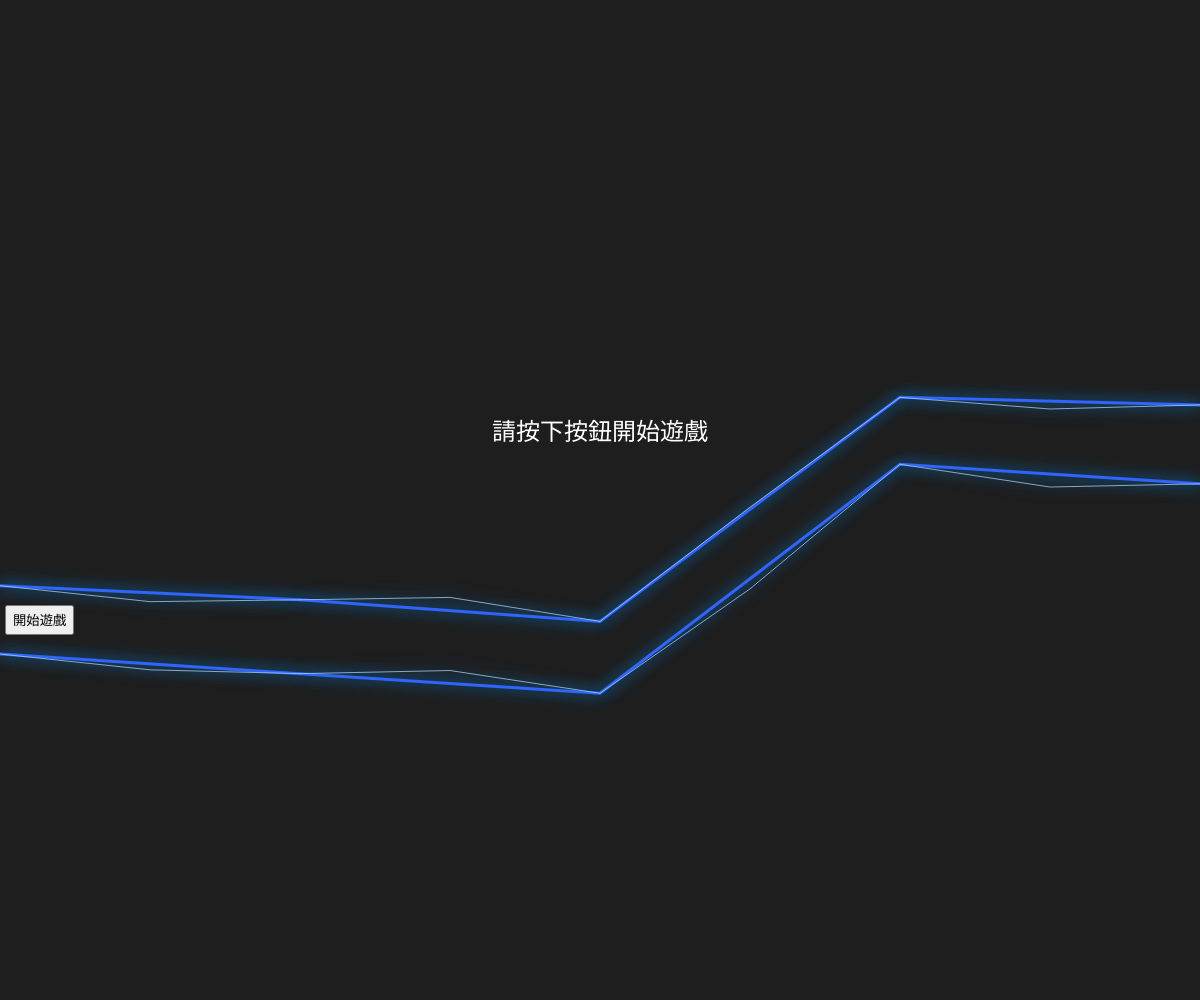
Frame 1 (no input)
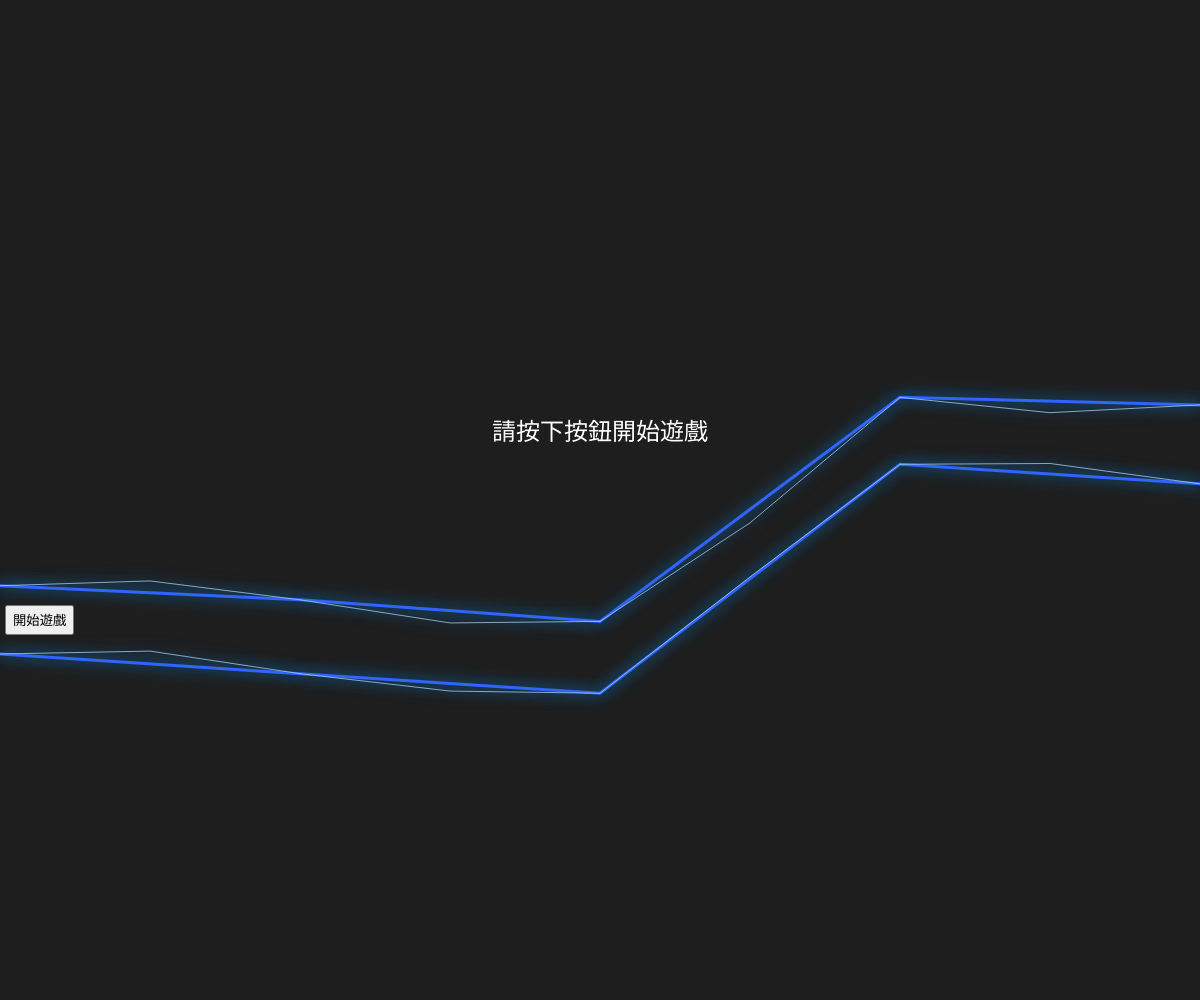
Frame 60 (no input)
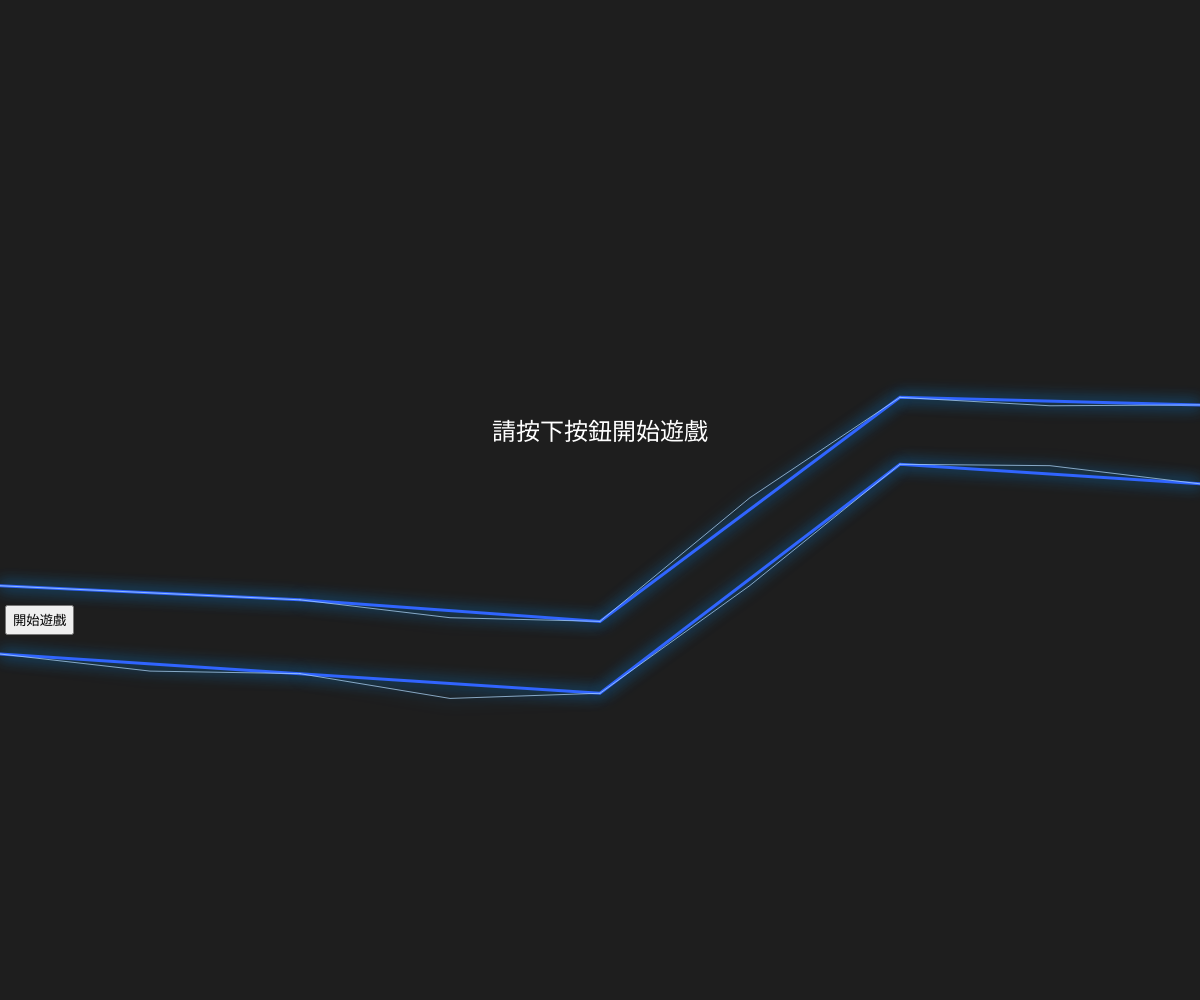
Frame 120 (the mouse pressed at the canvas centre since frame 60)

The p5.js sketch that drew these frames (run headless with seeded random() and noise() and a simulated clock; from frame 60 on, the mouse is pressed at the canvas centre):

// p5.js sketch
// ── sketch.js
let pointsTop = [];
let pointsBottom = [];
let gameState = "WAIT"; // WAIT, PLAYING, WIN, LOSE
let startBtn;
let numPoints = 5;

function setup() {
  createCanvas(windowWidth, windowHeight);
  generatePath();
  
  // 建立開始按鈕，位置放在右邊
  startBtn = createButton('開始遊戲');
  positionButton();
  startBtn.mousePressed(startGame);
}

function draw() {
  background(30);

  if (gameState === "WAIT") {
    drawPath();
    fill(255);
    textAlign(CENTER);
    textSize(24);
    text("請按下按鈕開始遊戲", width / 2, height / 2 - 60);
  } 
  else if (gameState === "PLAYING") {
    drawPlayer(); // 繪製自訂滑鼠圖示
    drawPath();
    checkCollision();
    checkWin();
    
    // 顯示遊戲中提示
    fill(255);
    textAlign(CENTER);
    textSize(24);
    text("移動到綠色區域", width / 2, 50);

    // 繪製起點區域 (黃色)
    fill(255, 255, 0, 100); 
    noStroke();
    // 考慮到線條寬度為 3，我們從 y + 1.5 開始畫，高度減 3，確保不超出線外
    let startY = pointsTop[0].y + 1.5;
    let startH = (pointsBottom[0].y - 1.5) - startY;
    rect(0, startY, 40, startH);

    // 繪製終點區域 (綠色)
    fill(0, 255, 0, 100);
    let last = numPoints - 1;
    let endY = pointsTop[last].y + 1.5;
    let endH = (pointsBottom[last].y - 1.5) - endY;
    rect(width - 40, endY, 40, endH);
  } 
  else if (gameState === "WIN") {
    cursor(ARROW);
    fill(0, 255, 0);
    textAlign(CENTER);
    textSize(64);
    text("遊戲成功！", width / 2, height / 2);
    textSize(24);
    text("點擊畫面重新開始", width / 2, height / 2 + 60);
  } 
  else if (gameState === "LOSE") {
    cursor(ARROW);
    fill(255, 0, 0);
    textAlign(CENTER);
    textSize(64);
    text("遊戲失敗！", width / 2, height / 2);
    textSize(24);
    text("點擊畫面重新重試", width / 2, height / 2 + 60);
  }
}

function generatePath() {
  pointsTop = [];
  pointsBottom = [];
  let spacing = width / (numPoints - 1);
  
  for (let i = 0; i < numPoints; i++) {
    let x = i * spacing;
    // 讓路徑在螢幕中間區域擺動
    let y = random(height * 0.3, height * 0.7);
    let gap = random(60, 100); // 增加間距，讓兩條線分開一點
    
    pointsTop.push(createVector(x, y));
    pointsBottom.push(createVector(x, y + gap));
  }
}

function drawPath() {
  push();
  // 設定發光效果
  drawingContext.shadowBlur = 15;
  drawingContext.shadowColor = color(0, 150, 255);
  
  stroke(50, 100, 255); // 深藍色主線
  strokeWeight(3);
  noFill();

  // 繪製平滑的上方主線
  beginShape();
  for (let p of pointsTop) {
    vertex(p.x, p.y);
  }
  endShape();

  // 繪製平滑的下方主線
  beginShape();
  for (let p of pointsBottom) {
    vertex(p.x, p.y);
  }
  endShape();

  // 額外的電流特效 (隨機出現的白色電弧)
  drawElectricArc(pointsTop);
  drawElectricArc(pointsBottom);
  
  pop();
}

function drawElectricArc(points) {
  // 隨機機率觸發電流閃爍 (降低機率讓它看起來更像突發電弧)
  if (random(1) > 0.6) {
    push();
    stroke(180, 220, 255, 180); // 淺藍白色電弧
    strokeWeight(1);
    noFill();
    for (let i = 0; i < points.length - 1; i++) {
      let p1 = points[i];
      let p2 = points[i+1];
      
      // 在每段線段中間產生一個向外彈出的電弧
      beginShape();
      for (let j = 0; j <= 2; j++) {
        let t = j / 2;
        let x = lerp(p1.x, p2.x, t);
        // 只讓中間點產生隨機偏移，且偏移量加大，看起來更像電弧跳動
        let offset = (j === 1) ? random(-15, 15) : 0;
        let y = lerp(p1.y, p2.y, t) + offset;
        vertex(x, y);
      }
      endShape();
    }
    pop();
  }
}

function drawPlayer() {
  // 進入遊戲後隱藏系統滑鼠
  noCursor();
  
  push();
  // 設定圓球發光效果
  drawingContext.shadowBlur = 10;
  drawingContext.shadowColor = color(255, 255, 0);
  
  // 繪製黃色小圓球
  fill(255, 255, 0);
  noStroke();
  circle(mouseX, mouseY, 12); // 直徑 12 像素，大小適中
  pop();
}

function checkCollision() {
  // 如果滑鼠還在起點區域（按鈕附近），先不進行碰撞偵測，防止點擊後秒殺
  if (mouseX < 20) {
    return;
  }

  // 如果滑鼠在左右邊界外，視為失敗
  if (mouseX < 0 || mouseX > width) {
    gameState = "LOSE";
    return;
  }

  // 找出目前滑鼠在哪兩個頂點段落之間
  let spacing = width / (numPoints - 1);
  let i = floor(mouseX / spacing);
  i = constrain(i, 0, numPoints - 2);

  let x1 = pointsTop[i].x;
  let x2 = pointsTop[i+1].x;
  
  // 計算當前 X 對應的上下邊界 Y 座標
  let pct = (mouseX - x1) / (x2 - x1);
  let currentTopY = lerp(pointsTop[i].y, pointsTop[i+1].y, pct);
  let currentBottomY = lerp(pointsBottom[i].y, pointsBottom[i+1].y, pct);

  // 檢查滑鼠是否碰到線條或移到線外
  if (mouseY <= currentTopY || mouseY >= currentBottomY) {
    gameState = "LOSE";
  }
}

function checkWin() {
  if (mouseX >= width - 5) {
    gameState = "WIN";
  }
}

function startGame() {
  gameState = "PLAYING";
  startBtn.hide();
}

function mousePressed() {
  if (gameState === "WIN" || gameState === "LOSE") {
    gameState = "WAIT";
    generatePath();    // 在回到等待狀態時就先產生好新路徑
    positionButton();  // 並且把按鈕移到新路徑的中間
    startBtn.show();
  }
}

function positionButton() {
  if (pointsTop.length > 0) {
    // 強制設定按鈕高度為 30，確保它在 60-100 的間距內絕對安全
    let btnHeight = 30;
    startBtn.style('height', btnHeight + 'px');
    // 取得路徑最左側起點 (索引 0) 的 Y 座標中心
    let centerY = (pointsTop[0].y + pointsBottom[0].y) / 2;
    // 將按鈕放在畫布左側，垂直居中
    startBtn.position(5, centerY - btnHeight / 2);
  }
}

function windowResized() {
  resizeCanvas(windowWidth, windowHeight);
  positionButton();
  if (gameState === "WAIT") generatePath();
}
